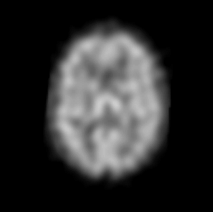
%> input picture lab2/images/brain1.png, 213 x 212 px, given in place of rectangle.png, which was not available
$ octave lab2_q11.m   (GNU Octave 9; MATLAB toolbox functions it lacks are replaced by stand-ins)
%> lines starting %> are read from the running program, lines starting %| are printed output that depends on the picture; pictures that were not available may be replaced by others from this repository, and a replacement may not be noted
I1 = imread('rectangle.png')
%> I1 is the input picture: size 212x213 uint8; min 0, max 205, mean 45.3
%For rectangle
% The result shows that the image contains components of all frequencies, but that their magnitude gets smaller
% for higher frequencies. Hence, low frequencies contain more image information than the higher ones.
% The transform image also tells us that there are two dominating directions in the Fourier image, one passing vertically
% and one horizontally through the center. These originate from the regular patterns in the background of the original
% image.
I2 = imread('cameraman.png')
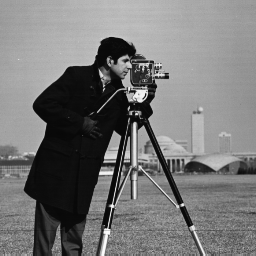
%> input picture lab2/images/cameraman.png, 256 x 256 px
%> I2 is the input picture: size 256x256 uint8; min 7, max 253, mean 118.7
% For cameraman
% The result shows that the image contains components of all frequencies, but that their magnitude gets smaller
% for higher frequencies. Hence, low frequencies contain more image information than the higher ones.
% The transform image also tells us that there are more than two dominating directions in the Fourier image,
% passing through the center. These originate from the regular patterns in the background of the original image.


% Q11
fftoriginal1 = fft2(double(I1))
fftshifted1 = fftshift(fftoriginal1)
%imshow(log(abs(fftshifted1)),[])
Io1 = log(abs(fftshifted1))
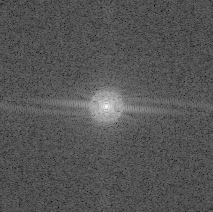
%> Io1: size 212x213 double; min -0.308, max 14.53, mean 4.65; drawn with min black and max white

fftoriginal2 = fft2(double(I2))
fftshifted2 = fftshift(fftoriginal2)
Io2 = log(abs(fftshifted2))
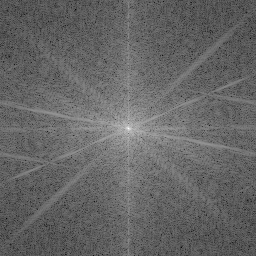
%> Io2: size 256x256 double; min 2.48, max 15.87, mean 7.84; drawn with min black and max white

subplot(2,2,1)
imagesc(I1)
subplot(2,2,2)
imagesc(Io1)
subplot(2,2,3)
imagesc(I2)
subplot(2,2,4)
imagesc(Io2)
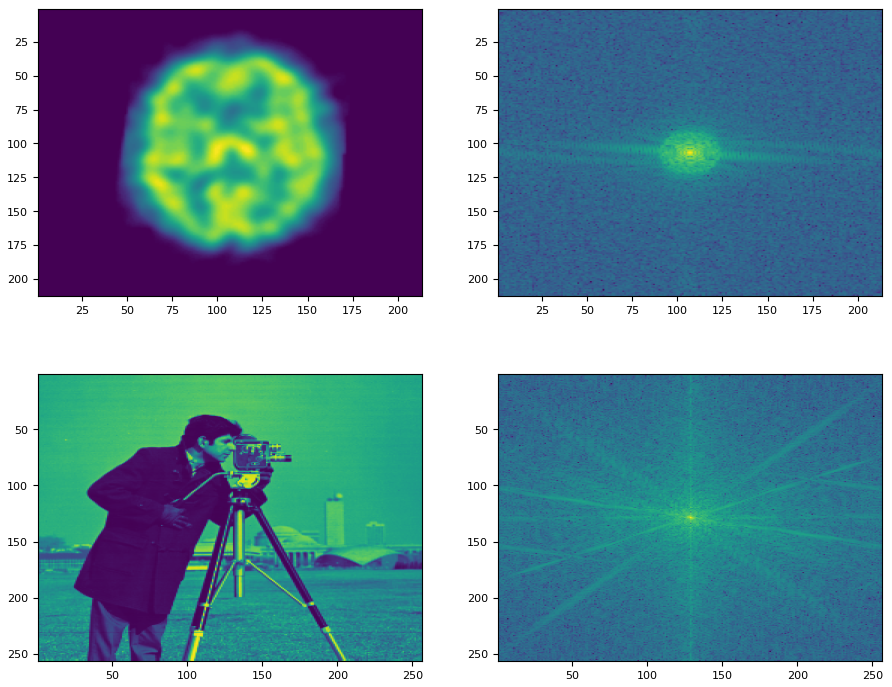
%> figure redrawn from the program's plot data, 4 panels

% Q12
oddsignal1 = fft2(rand(1,5))
oddsignal2 = fftshift(oddsignal1)
% Swap the left and right halves of a row vector. If a vector has an odd number of elements,
% then the middle element is considered part of the left half of the vector.

evensignal1 = fft2(rand(1,6))
evensignal2 = fftshift(evensignal1)
% Swap the left and right halves of a row vector. If a vector has an even number of elements,
% then we just swap left and right halves

oddreverse = ifft2(ifftshift(oddsignal2))
evenreverse = ifft2(ifftshift(evensignal2))
